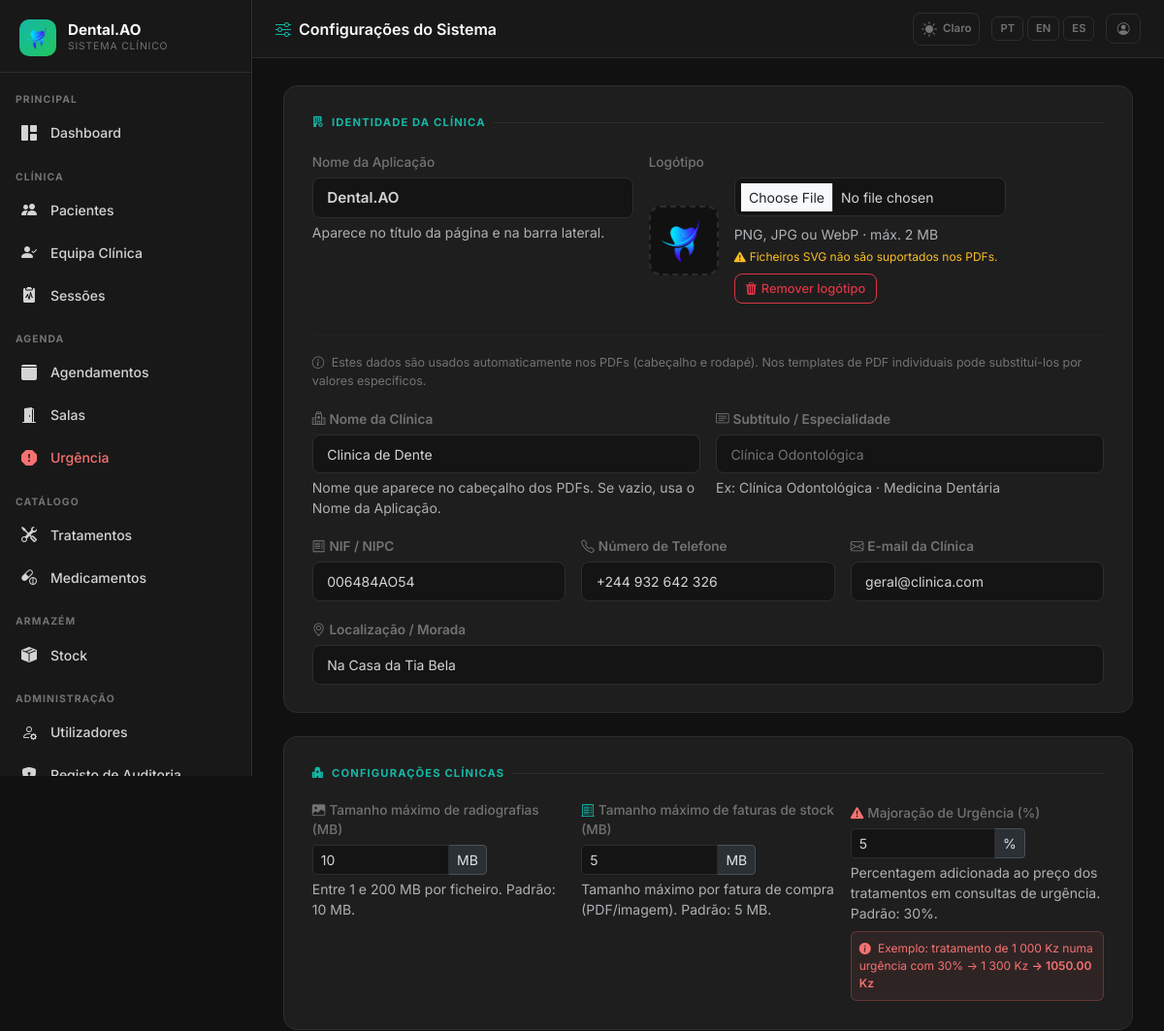
The app's page /superadmin/system (signed in, upper part), older data.
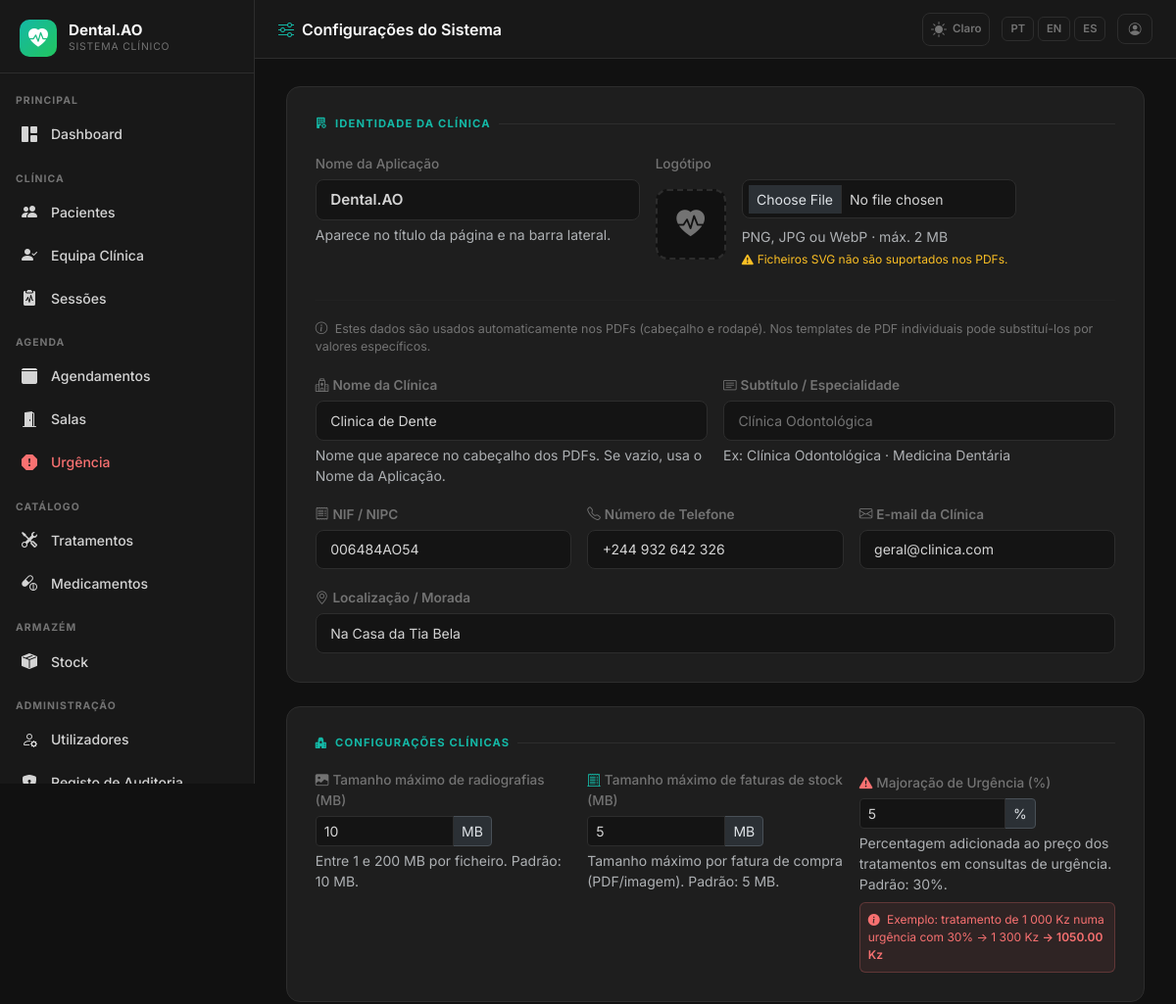
The same page, newer data.
### app/models.py (models this page shows, shortened)
class AppSetting(db.Model):
    __tablename__ = 'app_settings'
    key   = db.Column(db.String(64), primary_key=True)
    value = db.Column(db.Text, nullable=True)
    _DEFAULTS = {
        'app_name':       'DentalCare Pro',
        'app_logo':       '',
        'bg_dark':        '#111111',
        'sidebar_dark':   '#181818',
        'card_dark':      '#1e1e1e',
        'border_dark':    '#2d2d2d',
        'text_dark':      '#d4d4d4',
        'primary_dark':   '#14b8a6',
        'success_dark':   '#22c55e',
        'danger_dark':    '#f87171',
        'warning_dark':   '#fbbf24',
        'bg_light':       '#f0f4f8',
        'card_light':     '#ffffff',
        'border_light':   '#d1dce8',
        'text_light':     '#334155',
        'primary_light':  '#1976d2',
        'success_light':  '#00875a',
        'danger_light':   '#d32f2f',
        'warning_light':  '#e65100',
        'xray_max_mb':        '10',
        'stock_invoice_max_mb': '5',
        'urgency_surcharge':  '30',
    }
    @classmethod
    def all_as_dict(cls):
        stored = {s.key: s.value for s in cls.query.all()}
        result = dict(cls._DEFAULTS)
        result.update(stored)
        return result

### app/superadmin/routes.py (the view, shortened to what this page needs)
@superadmin_bp.route('/system', methods=['GET', 'POST'])
@login_required
@superadmin_required
def system_settings():
    settings = AppSetting.all_as_dict()
    return render_template('superadmin/system.html', settings=settings)

### app/templates/superadmin/system.html (shortened to what this page needs)
{% extends 'base.html' %}
{% block page_title %}<i class="bi bi-sliders me-2" style="color:var(--dc-primary)"></i>{{ _('Configurações do Sistema') }}{% endblock %}
{% block content %}
<form method="post" enctype="multipart/form-data" id="sysForm">
  <div class="sys-section">
    <div class="sys-section-title"><i class="bi bi-building-fill-gear"></i>{{ _('Identidade da Clínica') }}</div>
    <div class="row g-3 align-items-start mb-3">
      <div class="col-md-5">
        <label class="form-label" style="font-size:.85rem;color:var(--dc-text-muted)">{{ _('Nome da Aplicação') }}</label>
        <input type="text" name="app_name" class="form-control"
               value="{{ settings.app_name }}"
               placeholder="DentalCare Pro"
               style="font-size:.95rem;font-weight:600">
        <div class="form-text">{{ _('Aparece no título da página e na barra lateral.') }}</div>
      </div>
      <div class="col-md-7">
        <label class="form-label" style="font-size:.85rem;color:var(--dc-text-muted)">{{ _('Logótipo') }}</label>
        <div class="logo-preview-wrap">
          <div class="logo-preview-box" id="logoPreviewBox">
            {% if settings.app_logo %}
              <img src="{{ url_for('superadmin.logo_file', filename=settings.app_logo) }}"
                   id="logoPreview" alt="Logo">
            {% else %}
              <i class="bi bi-heart-pulse-fill no-logo" id="logoPreview"></i>
            {% endif %}
          </div>
          <div>
            <input type="file" name="app_logo" id="logoInput" accept="image/png,image/jpeg,image/webp"
                   class="form-control form-control-sm mb-2" style="max-width:280px">
            <div class="form-text">{{ _('PNG, JPG ou WebP · máx. 2 MB') }}</div>
            <div class="form-text text-warning" style="font-size:.75rem">
              <i class="bi bi-exclamation-triangle-fill me-1"></i>{{ _('Ficheiros SVG não são suportados nos PDFs.') }}
            </div>
            {% if settings.app_logo %}
            <div class="mt-2">
              <button type="button" class="btn btn-sm btn-outline-danger"
                      onclick="document.getElementById('removeLogoField').value='1';document.getElementById('sysForm').submit()">
                <i class="bi bi-trash3-fill me-1"></i>{{ _('Remover logótipo') }}
              </button>
            </div>
            {% endif %}
          </div>
        </div>
      </div>
    </div>
    <hr style="border-color:var(--dc-border);margin:0 0 1.2rem">
    <p style="font-size:.78rem;color:var(--dc-text-muted);margin-bottom:1rem">
      <i class="bi bi-info-circle me-1"></i>
      {{ _('Estes dados são usados automaticamente nos PDFs (cabeçalho e rodapé). Nos templates de PDF individuais pode substituí-los por valores específicos.') }}
    </p>
    <div class="row g-3">
      <div class="col-md-6">
        <label class="form-label fw-600" style="font-size:.85rem;color:var(--dc-text-muted)">
          <i class="bi bi-hospital me-1"></i>{{ _('Nome da Clínica') }}
        </label>
        <input type="text" name="app_clinic_name" class="form-control form-control-sm"
               value="{{ settings.get('app_clinic_name', '') }}"
               placeholder="{{ settings.app_name or 'Clínica Dentária Exemplo' }}">
        <div class="form-text">{{ _('Nome que aparece no cabeçalho dos PDFs. Se vazio, usa o Nome da Aplicação.') }}</div>
      </div>
      <div class="col-md-6">
        <label class="form-label fw-600" style="font-size:.85rem;color:var(--dc-text-muted)">
          <i class="bi bi-card-text me-1"></i>{{ _('Subtítulo / Especialidade') }}
        </label>
        <input type="text" name="app_subtitle" class="form-control form-control-sm"
               value="{{ settings.get('app_subtitle', '') }}"
               placeholder="{{ _('Clínica Odontológica') }}">
        <div class="form-text">{{ _('Ex: Clínica Odontológica · Medicina Dentária') }}</div>
      </div>
      <div class="col-md-4">
        <label class="form-label fw-600" style="font-size:.85rem;color:var(--dc-text-muted)">
          <i class="bi bi-receipt me-1"></i>{{ _('NIF / NIPC') }}
        </label>
        <input type="text" name="app_nif" class="form-control form-control-sm"
               value="{{ settings.get('app_nif', '') }}"
               placeholder="000 000 000">
      </div>
      <div class="col-md-4">
        <label class="form-label fw-600" style="font-size:.85rem;color:var(--dc-text-muted)">
          <i class="bi bi-telephone me-1"></i>{{ _('Número de Telefone') }}
        </label>
        <input type="text" name="app_phone" class="form-control form-control-sm"
               value="{{ settings.get('app_phone', '') }}"
               placeholder="+244 9xx xxx xxx">
      </div>
      <div class="col-md-4">
        <label class="form-label fw-600" style="font-size:.85rem;color:var(--dc-text-muted)">
          <i class="bi bi-envelope me-1"></i>{{ _('E-mail da Clínica') }}
        </label>
        <input type="text" name="app_email" class="form-control form-control-sm"
               value="{{ settings.get('app_email', '') }}"
               placeholder="clinica@exemplo.ao">
      </div>
      <div class="col-md-12">
        <label class="form-label fw-600" style="font-size:.85rem;color:var(--dc-text-muted)">
          <i class="bi bi-geo-alt me-1"></i>{{ _('Localização / Morada') }}
        </label>
        <input type="text" name="app_address" class="form-control form-control-sm"
               value="{{ settings.get('app_address', '') }}"
               placeholder="{{ _('Rua Exemplo, nº 123, Luanda') }}">
      </div>
    </div>
  </div>
  <div class="sys-section">
    <div class="sys-section-title"><i class="bi bi-hospital-fill"></i>{{ _('Configurações Clínicas') }}</div>
    <div class="row g-3">
      <div class="col-md-4">
        <label class="form-label" style="font-size:.85rem;color:var(--dc-text-muted)">
          <i class="bi bi-image-fill me-1"></i>{{ _('Tamanho máximo de radiografias (MB)') }}
        </label>
        <div class="input-group input-group-sm" style="max-width:180px">
          <input type="number" name="xray_max_mb" class="form-control"
                 value="{{ settings.xray_max_mb }}" min="1" max="200" step="1">
          <span class="input-group-text">MB</span>
        </div>
        <div class="form-text">{{ _('Entre 1 e 200 MB por ficheiro. Padrão: 10 MB.') }}</div>
      </div>
      <div class="col-md-4">
        <label class="form-label" style="font-size:.85rem;color:var(--dc-text-muted)">
          <i class="bi bi-receipt-cutoff me-1" style="color:var(--dc-primary)"></i>{{ _('Tamanho máximo de faturas de stock (MB)') }}
        </label>
        <div class="input-group input-group-sm" style="max-width:180px">
          <input type="number" name="stock_invoice_max_mb" class="form-control"
                 value="{{ settings.stock_invoice_max_mb }}" min="1" max="200" step="1">
          <span class="input-group-text">MB</span>
        </div>
        <div class="form-text">{{ _('Tamanho máximo por fatura de compra (PDF/imagem). Padrão: 5 MB.') }}</div>
      </div>
      <div class="col-md-4">
        <label class="form-label" style="font-size:.85rem;color:var(--dc-text-muted)">
          <i class="bi bi-exclamation-triangle-fill me-1" style="color:var(--dc-danger)"></i>{{ _('Majoração de Urgência') }} (%)
        </label>
        <div class="input-group input-group-sm" style="max-width:180px">
          <input type="number" name="urgency_surcharge" class="form-control"
                 value="{{ settings.urgency_surcharge }}" min="0" max="500" step="1"
                 id="urgencySurchargeInput">
          <span class="input-group-text">%</span>
        </div>
        <div class="form-text">{{ _('Percentagem adicionada ao preço dos tratamentos em consultas de urgência. Padrão: 30') }}%.</div>
        <div class="mt-2 p-2 rounded-2" style="background:rgba(248,113,113,.08);border:1px solid rgba(248,113,113,.25);font-size:.75rem;color:var(--dc-danger)">
          <i class="bi bi-info-circle-fill me-1"></i>
          {{ _('Exemplo: tratamento de 1 000 Kz numa urgência com 30') }}% → 1 300 Kz
          <span id="urgencyExampleVal" class="fw-600"></span>
        </div>
      </div>
    </div>
  </div>
</form>
{% endblock %}

### app/templates/base.html (shortened to what this page needs)
<!DOCTYPE html>
<html lang="{{ get_locale() }}" data-dc-theme="{{ session.get('theme', 'dark') }}">
<head>
  <link href="https://cdn.jsdelivr.net/npm/bootstrap@5.3.2/dist/css/bootstrap.min.css" rel="stylesheet">
  <link href="https://cdn.jsdelivr.net/npm/bootstrap-icons@1.11.3/font/bootstrap-icons.min.css" rel="stylesheet">
  <link href="{{ url_for('static', filename='css/dental.css') }}" rel="stylesheet">
</head>
<body>
<aside class="dc-sidebar" id="dcSidebar">
  <div class="dc-brand">
    <div class="dc-brand-icon">
      {% if app_settings.app_logo %}
        <img src="{{ url_for('superadmin.logo_file', filename=app_settings.app_logo) }}"
             alt="{{ app_settings.app_name }}"
             style="width:36px;height:36px;object-fit:contain;border-radius:6px;">
      {% else %}
        <i class="bi bi-heart-pulse-fill"></i>
      {% endif %}
    </div>
    <div class="flex-fill">
      <div class="dc-brand-name">{{ app_settings.app_name }}</div>
      <div class="dc-brand-sub">{{ _('Sistema Clínico') }}</div>
    </div>
  </div>
  <nav class="dc-nav">
    {% set role = current_user.role %}
    <div class="dc-nav-section">{{ _('Principal') }}</div>
    <a href="{{ url_for('main.dashboard') }}"
       class="dc-nav-item {% if request.endpoint == 'main.dashboard' %}active{% endif %}">
      <i class="bi bi-grid-1x2-fill"></i> {{ _('Dashboard') }}
    </a>
    {% if role in ['superadmin', 'clinical_director', 'dentist', 'reception'] %}
    <div class="dc-nav-section mt-2">{{ _('Clínica') }}</div>
    {% endif %}
    {% if role in ['superadmin', 'clinical_director', 'dentist', 'reception'] %}
    <a href="{{ url_for('patients.index') }}"
       class="dc-nav-item {% if request.endpoint == 'patients.index' or request.endpoint in ['patients.new','patients.edit','patients.detail'] %}active{% endif %}">
      <i class="bi bi-people-fill"></i> {{ _('Pacientes') }}
    </a>
    {% endif %}
    {% if role in ['superadmin', 'clinical_director'] %}
    <a href="{{ url_for('patients.care_team_pending') }}"
       class="dc-nav-item {% if request.endpoint == 'patients.care_team_pending' %}active{% endif %}">
      <i class="bi bi-person-check-fill"></i> {{ _('Equipa Clínica') }}
    </a>
    {% endif %}
    {% if role in ['superadmin', 'clinical_director', 'dentist'] %}
    <a href="{{ url_for('sessions.index') }}"
       class="dc-nav-item {% if request.endpoint and 'sessions.' in request.endpoint and 'audit' not in request.endpoint and 'evolution' not in request.endpoint %}active{% endif %}">
      <i class="bi bi-clipboard2-pulse-fill"></i> {{ _('Sessões') }}
    </a>
    {% endif %}
    {% if role in ['superadmin', 'clinical_director', 'reception', 'dentist'] %}
    <div class="dc-nav-section mt-2">{{ _('Agenda') }}</div>
    {% endif %}
    {% if role in ['superadmin', 'clinical_director', 'reception'] %}
    <a href="{{ url_for('scheduling.calendar') }}"
       class="dc-nav-item {% if request.endpoint and 'scheduling.' in request.endpoint and 'emergency' not in request.endpoint and 'room' not in request.endpoint %}active{% endif %}">
      <i class="bi bi-calendar3-fill"></i> {{ _('Agendamentos') }}
    </a>
    {% endif %}
    {% if role in ['superadmin', 'clinical_director', 'reception', 'dentist'] %}
    <a href="{{ url_for('scheduling.rooms') }}"
       class="dc-nav-item {% if request.endpoint and 'rooms' in request.endpoint %}active{% endif %}">
      <i class="bi bi-door-open-fill"></i> {{ _('Salas') }}
    </a>
    {% endif %}
    {% if role in ['superadmin', 'clinical_director', 'reception', 'dentist'] %}
    <a href="{{ url_for('scheduling.emergency') }}"
       class="dc-nav-item {% if request.endpoint and 'emergency' in request.endpoint %}active{% endif %}"
       style="color:var(--dc-danger)">
      <i class="bi bi-exclamation-octagon-fill"></i> {{ _('Urgência') }}
    </a>
    {% endif %}
    {% if role in ['superadmin', 'clinical_director', 'dentist'] %}
    <div class="dc-nav-section mt-2">{{ _('Catálogo') }}</div>
    <a href="{{ url_for('admin.treatments') }}"
       class="dc-nav-item {% if 'treatments' in request.endpoint %}active{% endif %}">
      <i class="bi bi-tools"></i> {{ _('Tratamentos') }}
    </a>
    <a href="{{ url_for('admin.medicines') }}"
       class="dc-nav-item {% if 'medicine' in request.endpoint %}active{% endif %}">
      <i class="bi bi-capsule-pill"></i> {{ _('Medicamentos') }}
    </a>
    {% endif %}
    {% if role in ['superadmin', 'clinical_director', 'dentist', 'receptionist'] %}
    <div class="dc-nav-section mt-2">{{ _('Armazém') }}</div>
    <a href="{{ url_for('stock.index') }}"
       class="dc-nav-item {% if request.endpoint and 'stock.' in request.endpoint %}active{% endif %}">
      <i class="bi bi-box-seam-fill"></i> {{ _('Stock') }}
    </a>
    {% endif %}
    {% if role in ['superadmin', 'clinical_director'] %}
    <div class="dc-nav-section mt-2">{{ _('Administração') }}</div>
    <a href="{{ url_for('admin.users') }}"
       class="dc-nav-item {% if 'user' in request.endpoint %}active{% endif %}">
      <i class="bi bi-person-gear"></i> {{ _('Utilizadores') }}
    </a>
    <a href="{{ url_for('admin.audit_log') }}"
       class="dc-nav-item {% if 'audit' in request.endpoint %}active{% endif %}">
      <i class="bi bi-shield-lock-fill"></i> {{ _('Registo de Auditoria') }}
    </a>
    {% endif %}
  </nav>
</aside>
<header class="dc-topbar">
  <span class="page-title">{% block page_title %}{% endblock %}</span>
  <div class="topbar-actions">
    <a href="{{ url_for('auth.toggle_theme') }}"
       class="theme-toggle"
       title="{{ _('Alternar tema') }}">
      {% if session.get('theme', 'dark') == 'dark' %}
        <i class="bi bi-sun-fill"></i><span style="font-size:.72rem;font-weight:600;margin-left:2px">{{ _('Claro') }}</span>
      {% else %}
        <i class="bi bi-moon-stars-fill"></i><span style="font-size:.72rem;font-weight:600;margin-left:2px">{{ _('Escuro') }}</span>
      {% endif %}
    </a>
    <div class="lang-switcher">
      <a href="{{ url_for('auth.set_lang', lang='pt') }}"
         class="lang-btn {% if get_locale() == 'pt' %}active{% endif %}">PT</a>
      <a href="{{ url_for('auth.set_lang', lang='en') }}"
         class="lang-btn {% if get_locale() == 'en' %}active{% endif %}">EN</a>
      <a href="{{ url_for('auth.set_lang', lang='es') }}"
         class="lang-btn {% if get_locale() == 'es' %}active{% endif %}">ES</a>
    </div>
    <a href="{{ url_for('auth.profile') }}" class="btn btn-sm btn-outline-secondary" title="{{ _('Meu Perfil') }}">
      <i class="bi bi-person-circle"></i>
    </a>
  </div>
</header>
<main class="dc-main">
  <div class="dc-content">
    {% block content %}{% endblock %}
  </div>
</main>
</body>
</html>

Row changes from the older to the newer data that the page shows:
no longer on this page (row edited): AppSetting: value (picture)
Text that changed along with them:
text no longer shown: "Remover logótipo"
